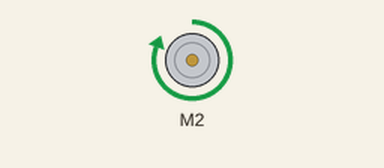
This sketch was run on a simulated Arduino Uno, built with avr-gcc and run on an emulated ATmega328P. On the bench: DC motor (green arrow = forward, orange = backward, longer = faster). What the sketch prints to the serial monitor is not drawn.

Above: at 1.5 s.
Timing chart, 0 to 7.0 s (numbered marks = the images above):
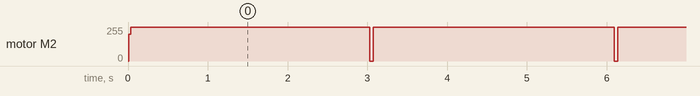

Measured:
- by itself, motor M2: repeats every 3.0 s: forward 255/255 3.0 s, stopped 0.04 s

The sketch:

steering2.0.ino
```cpp
// (licence header left out)
#include <AFMotor.h>
#include <Servo.h>

// DC motor on M2
AF_DCMotor motor(2);

int APMIN = 13;
//int VCC = 10;
//int GND = 11;
bool left_turn = false;
bool right_turn = false;

void setup() {
  Serial.begin(9600);           // set up Serial library at 9600 bps
  Serial.println("Motor party!");
  pinMode(APMIN, INPUT);//
  //pinMode(VCC, INPUT);
  //pinMode(GND,INPUT);
  motor.setSpeed(200);
  motor.run(RELEASE);
}

int i;
int steer;//variable to determine direction
void loop()
{
  Serial.print("Inside LOOP before digitalwrite");
  Serial.print("Inside LOOP AFTER digitalwrite");
  if( 1550 < APMIN < 1850 && !left_turn )// turn left
  {
    right_turn = false;
    left_turn = true;
    steer = 0;
  }
  if ( 1350 < APMIN < 1550)//go straight
  {
    if(left_turn)//if was previously left,turn right
    {
      steer = 1;
      left_turn = false;
    }
    if(right_turn)//if was previously right, turn left
    {
      steer = 0;
      right_turn = false;
    }
  }
  if( 1000 < APMIN < 1350 && !right_turn )
  {
    left_turn = false;
    right_turn = true;
    steer = 1;
  }
  switch (steer)//chooses which direction to go
  {
    case 0:
      retract();
      break;
    case 1:
     extend();
     break;
    default:
      break;
  }
  steer = 2;//used to hold position
}
void retract()// left turn
{
  motor.run(BACKWARD);
  Serial.print("AFTER BACKWARD RETRACT\n");
  motor.setSpeed(255);
  delay(3000);
  Serial.print("BEFORE RELEASE RETRACT\n");
  motor.run(RELEASE);
  Serial.print("AFTER RELEASE RETRACT\n");
}
void extend()//right turn
{
  // Serial.print("Forward function");
  motor.run(FORWARD);
  Serial.print("AFTER FORWARD EXTEND\n");
  motor.setSpeed(255);
  delay(3000);
  Serial.print("BEFORE RELEASE EXTEND\n");
  motor.run(RELEASE);
  Serial.print("AFTER RELEASE EXTEND\n");
}
```
